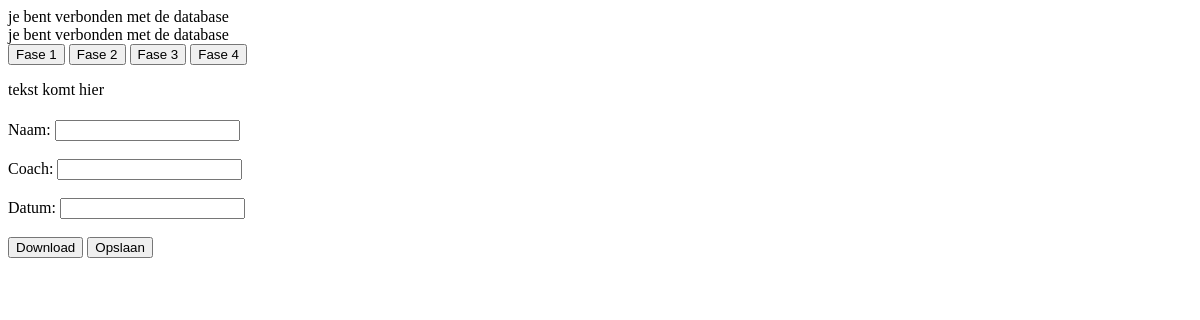
Before: /code/formulieren.php with the older database file.
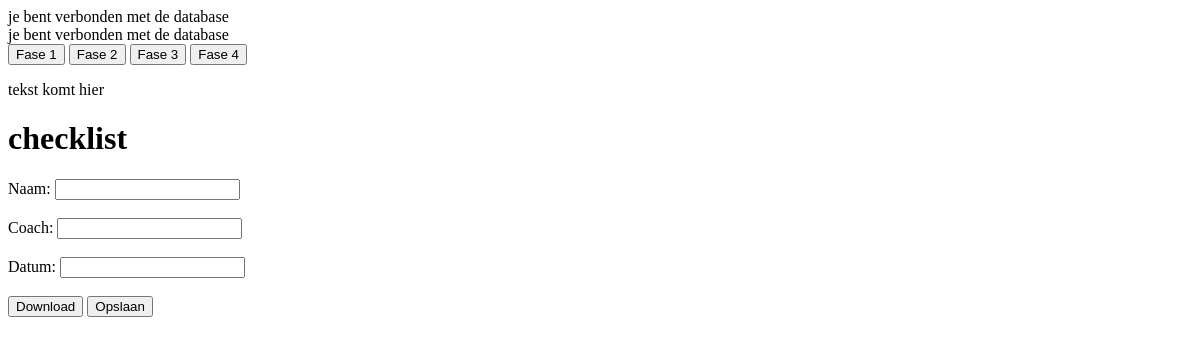
After: the same page with the newer database file.
### tables this page shows
CREATE TABLE `assesment_form1` (
  `id` int(11) NOT NULL,
  `AF1` varchar(50) NOT NULL,
  `tekst_intro` varchar(200) NOT NULL,
  `checklist_titel` varchar(50) NOT NULL,
  `veld_student` varchar(20) NOT NULL,
  `veld_leerlingnummer` varchar(20) NOT NULL,
  `veld_coach` varchar(20) NOT NULL,
  `datum` datetime NOT NULL,
  `checkboxen_id` int(11) NOT NULL,
  `review_fase_1` varchar(50) NOT NULL,
  `titel_docent_invullen` varchar(100) NOT NULL,
  `review_fase_1_tekst` varchar(200) NOT NULL,
  `vormgeven_beoordeling` varchar(50) NOT NULL,
  `techniek_beoordeling` varchar(50) NOT NULL,
  `ondernemend_beoordeling` varchar(50) NOT NULL,
  `softskills_beoordeling` varchar(50) NOT NULL,
  `avo_beoordeling` varchar(50) NOT NULL,
  `bijzondere_kwaliteiten` varchar(300) NOT NULL,
  `terug_koppelingsfase_1` varchar(50) NOT NULL,
  `deel_c_tekst_1` varchar(300) NOT NULL,
  `deel_c_tekst_2` varchar(300) NOT NULL,
  `deel_c_tekst_3` varchar(300) NOT NULL,
  `doorgroei_advies` varchar(50) NOT NULL,
  `handtekening_assessor` varchar(20) NOT NULL,
  `handtekening_student` varchar(20) NOT NULL
);

### code/functions/getForms/getFormFase1.php (called while the page is built, shortened)
<?php
class retrieveFormFase1
{
    public $con;
    function __construct($db = null)
    {
        $this->con = $db;
    }
    public function getFormFase1()
    {
        $selectForm1_QRY = $this->con->prepare("
        SELECT id, AF1, tekst_intro, checklist_titel, veld_student, veld_leerlingnummer, veld_coach, datum, checkboxen_id, review_fase_1, titel_docent_invullen ,review_fase_1_tekst, vormgeven_beoordeling, techniek_beoordeling, ondernemend_beoordeling, softskills_beoordeling, avo_beoordeling, bijzondere_kwaliteiten, terug_koppelingsfase_1, deel_c_tekst_1, deel_c_tekst_2, deel_c_tekst_3, doorgroei_advies, handtekening_assessor, handtekening_student FROM `assesment_form1` ");
        if ($selectForm1_QRY === false) {
            echo mysqli_error($this->con);
        } else {
            $selectForm1_QRY->bind_result(
                $id,
                $AF1,
                $tekst_intro,
                $checklist,
                $student,
                $leerling_nummer,
                $coach,
                $datum,
                $checkboxen_id,
                $Review_fase_1,
                $titel_docent_invullen,
                $review_fase_1_tekst,
                $Vormgeven_beoordeling,
                $techniek_beoordeling,
                $ondernemend_beoordeling,
                $softskills_beoordeling,
                $AVO_beoordeling,
                $evt_kwaliteiten,
                $terug_koppelingsfase_1,
                $deel_c_tekst_1,
                $deel_c_tekst_2,
                $deel_c_tekst_3,
                $Doorgroei_advies,
                $handtekening_assessor,
                $handtekening_student
            );
            if ($selectForm1_QRY->execute()) {
                $selectForm1_QRY->store_result();
                while ($selectForm1_QRY->fetch()) {
                    $array = [
                        "student" => $id,
                        "afsluiting fase 1" => $AF1,
                        "tekst_intro" => $tekst_intro,
                        "checklist_titel" => $checklist,
                        "student" => $student,
                        "leerling nummer" => $leerling_nummer,
                        "coach" => $coach,
                        "datum" => $datum,
                        "checkboxen_id" => $checkboxen_id,
                        "Review_fase_1" => $Review_fase_1,
                        "titel_docent_invullen" => $titel_docent_invullen,
                        "review_fase_1_tekst" => $review_fase_1_tekst,
                        "Vormgeven_beoordeling" => $Vormgeven_beoordeling,
                        "techniek_beoordeling" => $techniek_beoordeling,
                        "ondernemend_beoordeling" => $ondernemend_beoordeling,
                        "softskills_beoordeling" => $softskills_beoordeling,
                        "AVO_beoordeling" => $AVO_beoordeling,
                        "evt_kwaliteiten" => $evt_kwaliteiten,
                        "terug_koppelingsfase_1" => $terug_koppelingsfase_1,
                        "deel_c_tekst_1" => $deel_c_tekst_1,
                        "deel_c_tekst_2" => $deel_c_tekst_2,
                        "deel_c_tekst_3" => $deel_c_tekst_3,
                        "Doorgroei_advies" => $Doorgroei_advies,
                        "handtekening_assessor" => $handtekening_assessor,
                        "handtekening_student" => $handtekening_student
                    ];
                }
                return $array;
            }
        }
    }
}

### code/formulieren.php (the view, shortened to what this page needs)
<?php
include("./core/databaseConnection.php");
$database = new Database();
$db = $database->getConnection();
$getForm = new retrieveFormFase1($db);
$executeForm = $getForm->getFormFase1();
?>
<!DOCTYPE html>
<html lang="en">
<head>
    <link rel="stylesheet" href="css/styles.css">
</head>
<body id="body">
    <div id="container">
        <button id="kies_fase_1" onclick="kiesFase1()">Fase 1</button>
        <button id="kies_fase_2" onclick="kiesFase2()">Fase 2</button>
        <button id="kies_fase_3" onclick="kiesFase3()">Fase 3</button>
        <button id="kies_fase_4" onclick="kiesFase4()">Fase 4</button>
        <div id="form-container">
            <p>tekst komt hier</p>
            <h1><?php echo $executeForm["checklist_titel"]; ?></h1>
            <label for="naam">Naam:</label>
            <input type="text" name="" id="naam">
            <br>
            <br>
            <label for="coach">Coach:</label>
            <input type="text" name="" id="coach">
            <br>
            <br>
            <label for="datum">Datum:</label>
            <input type="text" name="" id="datum">
            <br>
            <br>
        </div>
    </div>
    <footer>
        <button onclick="generatePDF()" id="download">Download</button>
        <button>Opslaan</button>
    </footer>
</body>
</html>

### code/core/databaseConnection.php (shortened to what this page needs)
<?php
class Database{
   private $host = "localhost";
   private $db_name = "assesment_formulieren";
   private $username = "root";
   private $password = "";
   public function __construct(){
    $this->getConnection();
   }
   public function getConnection(){
      $this->con = null;
      echo "je bent verbonden met de database";
      try{
         $this->con = new mysqli($this->host, $this->username, $this->password, $this->db_name);
      }
      catch(Exception $e)
      {
         echo "Fout tijdens verbinden: " . $e->getMessage();
      }
      return $this->con;
   }
}
?>

Changed rows visible on the page:
added assesment_form1: checklist_titel "checklist"
